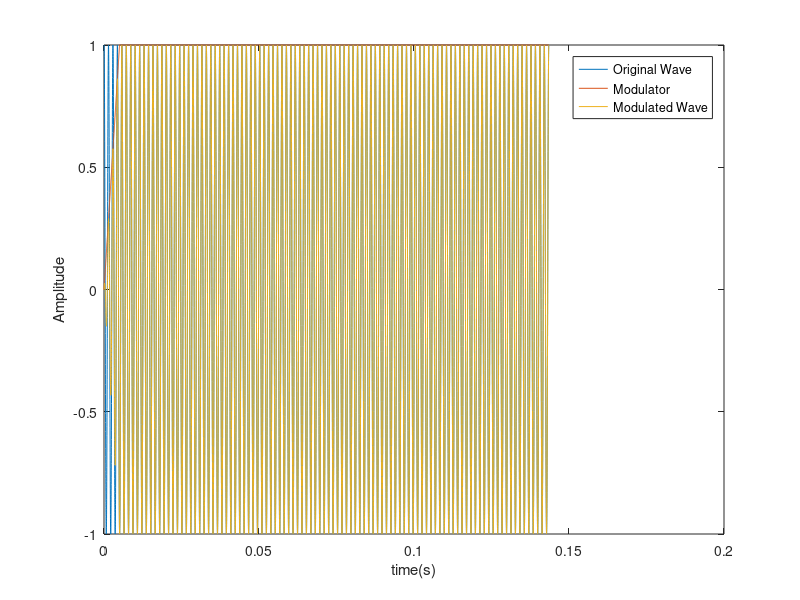
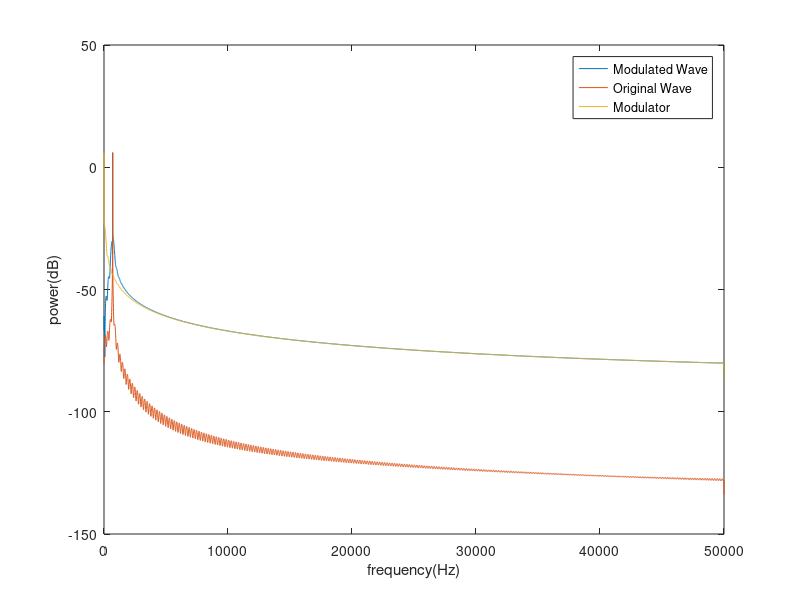

These charts were generated, in order, by the following MATLAB code:
f = 697;
fs = 100000;
fc = 100;
En = 100/f;

t1 = [0:1/(fs):1/(2*fc)];
t2 = [1/(2*fc):1/fs:En];
L = length(t1) + length(t2);

[x1, y1] = stairs(cos(2*pi*f*[t1 t2]));
[x2, y2] = stairs([(2*fc)*t1 ones(1,length(t2))]);
x1 = (x1/L)*(En);
x2 = (x2/L)*(En);

figure
plot(x1,y1, x2,y2, x1, y1.*y2);
legend('Original Wave','Modulator','Modulated Wave');
xlabel('time(s)');
ylabel('Amplitude');

figure
Y = fft(y1.*y2);
Y1 = fft(y1);
Y2 = fft(y2);
P2 = abs(Y/L);
P21 = abs(Y1/L);
P22 = abs(Y2/L);
P1 = P2(1:L/2+1);
P11 = P21(1:L/2+1);
P12 = P22(1:L/2+1);
P1(2:end-1) = 2*P1(2:end-1);
P11(2:end-1) = 2*P11(2:end-1);
P12(2:end-1) = 2*P12(2:end-1);
axis = fs*(0:(L/2))/L;
plot(axis,20*log10(P1),axis,20*log10(P11),axis,20*log10(P12));
legend('Modulated Wave', 'Original Wave', 'Modulator');
ylabel('power(dB)');
xlabel('frequency(Hz)');

